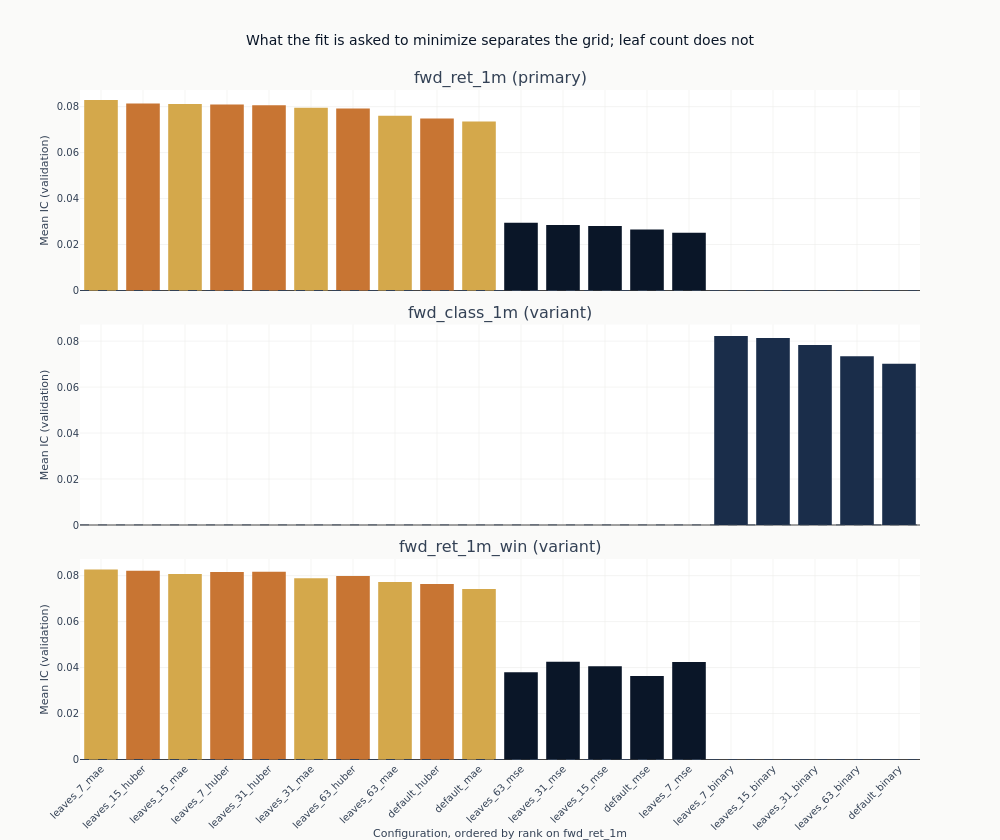

Here is the notebook cell this chart was saved with:
### Markdown cell above
### Whether the loss function is what separates them

The chart below drops the checkpoint dimension by taking each configuration's final state, so
every configuration is compared at the same amount of training. That is the comparison that does
not require choosing anything after the fact. The configurations are held in one order across
the panels - their ranking on the primary target - so a panel that does not descend is a target
that orders the grid differently.

### Code cell
final = (
    catalog.filter(pl.col("checkpoint_value") == pl.col("checkpoint_value").max().over("label"))
    .filter("full_coverage")
    .sort(["label", "ic_mean"], descending=[False, True])
)
final_iteration = int(final.get_column("checkpoint_value").max())
config_order = (
    final.filter(pl.col("label") == order_label)
    .sort("ic_mean", descending=True)
    .get_column("config_name")
    .to_list()
)

# `shared_yaxes` matches axes across columns, so with one column it does nothing and each
# panel would be rescaled to fill itself. Matching every row to the first is what puts the
# targets on one vertical scale, which is what stacking them is for.
fig_obj = make_subplots(
    rows=len(panel_labels),
    cols=1,
    shared_xaxes=True,
    vertical_spacing=0.05,
    subplot_titles=[
        f"{label} ({'primary' if label == primary else 'variant'})" for label in panel_labels
    ],
)
for row, label in enumerate(panel_labels, start=1):
    panel = final.filter(pl.col("label") == label)
    # The classification target declares its own configurations; they keep them and append them
    # after the shared order rather than being dropped from the figure.
    order = [name for name in config_order if name in set(panel.get_column("config_name"))]
    order += [name for name in panel.get_column("config_name").to_list() if name not in order]
    panel = panel.with_columns(
        rank=pl.col("config_name").replace_strict(
            {name: index for index, name in enumerate(order)}, return_dtype=pl.Int32
        )
    ).sort("rank")
    fig_obj.add_trace(
        go.Bar(
            x=panel.get_column("config_name").to_list(),
            y=panel.get_column("ic_mean").to_list(),
            marker_color=[
                objectives[objective_of(name)] for name in panel.get_column("config_name")
            ],
            showlegend=False,
        ),
        row=row,
        col=1,
    )
    fig_obj.add_hline(
        y=0, line_width=1, line_dash="dash", line_color=COLORS["neutral"], row=row, col=1
    )
    fig_obj.update_yaxes(title_text="Mean IC (validation)", row=row, col=1)
    if row > 1:
        fig_obj.update_yaxes(matches="y", row=row, col=1)
fig_obj.update_xaxes(
    title_text=f"Configuration, ordered by rank on {order_label}",
    tickangle=-45,
    row=len(panel_labels),
    col=1,
)
fig_obj.update_layout(
    title="What the fit is asked to minimize separates the grid; leaf count does not",
    height=280 * len(panel_labels),
    width=1000,
    margin=dict(t=90),
)
show_plotly_with_alt(
    fig_obj,
    "Bar charts of mean validation information coefficient at the final boosting iteration, one "
    "panel per label on one shared vertical scale, bars coloured by loss function and held in "
    "the "
    "primary target's ranking order in every panel. In both regression panels the gold and copper "
    "bars group together above the navy ones rather than interleaving, and within each colour "
    "group the bars are of similar height across the five leaf counts. Each panel carries a "
    "dashed zero line.",
)

### Figure 1 — Plotly figure (JSON) as saved in the notebook; plotly's stock layout.template omitted (floating-point values rounded to 4 significant figures)
{"data": [{"marker": {"color": ["#D4A84B", "#C87533", "#D4A84B", "#C87533", "#C87533", "#D4A84B", "#C87533", "#D4A84B", "#C87533", "#D4A84B", "#0a1628", "#0a1628", "#0a1628", "#0a1628", "#0a1628"]}, "showlegend": false, "type": "bar", "x": ["leaves_7_mae", "leaves_15_huber", "leaves_15_mae", "leaves_7_huber", "leaves_31_huber", "leaves_31_mae", "leaves_63_huber", "leaves_63_mae", "default_huber", "default_mae", "leaves_63_mse", "leaves_31_mse", "leaves_15_mse", "default_mse", "leaves_7_mse"], "xaxis": "x", "y": [0.08286, 0.08134, 0.08112, 0.08092, 0.08061, 0.07954, 0.07916, 0.07601, 0.07488, 0.07357, 0.0295, 0.02855, 0.02806, 0.02658, 0.02517], "yaxis": "y"}, {"marker": {"color": ["#1a2d4a", "#1a2d4a", "#1a2d4a", "#1a2d4a", "#1a2d4a"]}, "showlegend": false, "type": "bar", "x": ["leaves_7_binary", "leaves_15_binary", "leaves_31_binary", "leaves_63_binary", "default_binary"], "xaxis": "x2", "y": [0.08228, 0.08137, 0.07829, 0.07341, 0.07014], "yaxis": "y2"}, {"marker": {"color": ["#D4A84B", "#C87533", "#D4A84B", "#C87533", "#C87533", "#D4A84B", "#C87533", "#D4A84B", "#C87533", "#D4A84B", "#0a1628", "#0a1628", "#0a1628", "#0a1628", "#0a1628"]}, "showlegend": false, "type": "bar", "x": ["leaves_7_mae", "leaves_15_huber", "leaves_15_mae", "leaves_7_huber", "leaves_31_huber", "leaves_31_mae", "leaves_63_huber", "leaves_63_mae", "default_huber", "default_mae", "leaves_63_mse", "leaves_31_mse", "leaves_15_mse", "default_mse", "leaves_7_mse"], "xaxis": "x3", "y": [0.08266, 0.0821, 0.08068, 0.08155, 0.0817, 0.0789, 0.0798, 0.0772, 0.07635, 0.07418, 0.038, 0.04248, 0.04057, 0.0363, 0.04241], "yaxis": "y3"}], "layout": {"annotations": [{"font": {"size": 16}, "showarrow": false, "text": "fwd_ret_1m (primary)", "x": 0.5, "xanchor": "center", "xref": "paper", "y": 1.0, "yanchor": "bottom", "yref": "paper"}, {"font": {"size": 16}, "showarrow": false, "text": "fwd_class_1m (variant)", "x": 0.5, "xanchor": "center", "xref": "paper", "y": 0.65, "yanchor": "bottom", "yref": "paper"}, {"font": {"size": 16}, "showarrow": false, "text": "fwd_ret_1m_win (variant)", "x": 0.5, "xanchor": "center", "xref": "paper", "y": 0.3, "yanchor": "bottom", "yref": "paper"}], "height": 840, "margin": {"t": 90}, "shapes": [{"line": {"color": "#334155", "dash": "dash", "width": 1}, "type": "line", "x0": 0, "x1": 1, "xref": "x domain", "y0": 0, "y1": 0, "yref": "y"}, {"line": {"color": "#334155", "dash": "dash", "width": 1}, "type": "line", "x0": 0, "x1": 1, "xref": "x2 domain", "y0": 0, "y1": 0, "yref": "y2"}, {"line": {"color": "#334155", "dash": "dash", "width": 1}, "type": "line", "x0": 0, "x1": 1, "xref": "x3 domain", "y0": 0, "y1": 0, "yref": "y3"}], "title": {"text": "What the fit is asked to minimize separates the grid; leaf count does not"}, "width": 1000, "xaxis": {"anchor": "y", "domain": [0.0, 1.0], "matches": "x3", "showticklabels": false}, "xaxis2": {"anchor": "y2", "domain": [0.0, 1.0], "matches": "x3", "showticklabels": false}, "xaxis3": {"anchor": "y3", "domain": [0.0, 1.0], "tickangle": -45, "title": {"text": "Configuration, ordered by rank on fwd_ret_1m"}}, "yaxis": {"anchor": "x", "domain": [0.7, 1.0], "title": {"text": "Mean IC (validation)"}}, "yaxis2": {"anchor": "x2", "domain": [0.35, 0.65], "matches": "y", "title": {"text": "Mean IC (validation)"}}, "yaxis3": {"anchor": "x3", "domain": [0.0, 0.3], "matches": "y", "title": {"text": "Mean IC (validation)"}}}}
